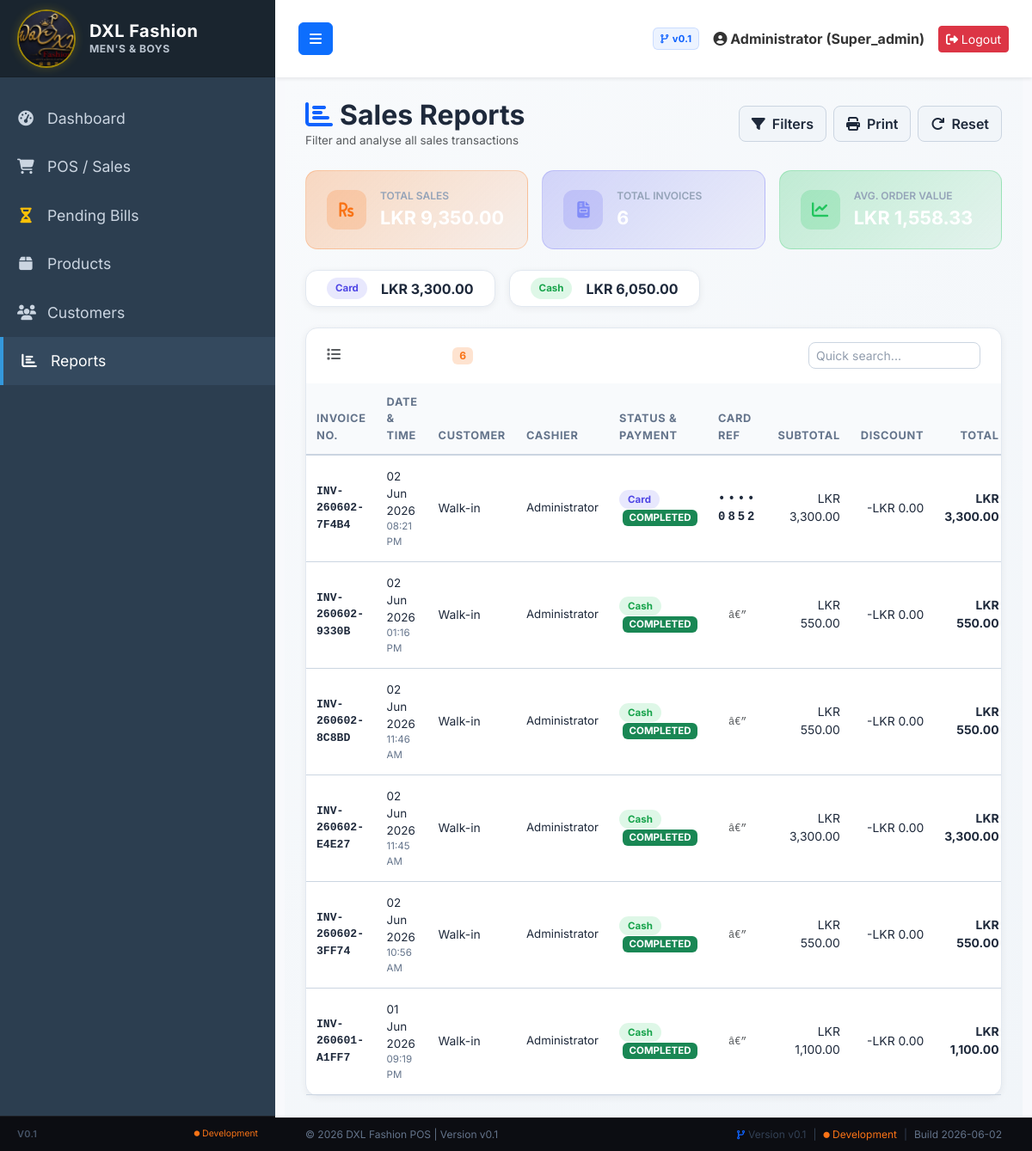
/reports.php (signed in), run on the app's committed database.
### tables this page shows
CREATE TABLE `sales` (
  `id` int(11) NOT NULL AUTO_INCREMENT,
  `invoice_no` varchar(50) NOT NULL,
  `customer_id` int(11) DEFAULT NULL,
  `total_amount` decimal(10,2) NOT NULL DEFAULT 0.00,
  `discount` decimal(10,2) DEFAULT 0.00,
  `tax` decimal(10,2) DEFAULT 0.00,
  `payment_method` varchar(50) DEFAULT 'Cash',
  `card_reference` varchar(4) DEFAULT NULL COMMENT 'Last 4 digits from card machine receipt',
  `paid_amount` decimal(10,2) NOT NULL DEFAULT 0.00,
  `balance` decimal(10,2) NOT NULL DEFAULT 0.00,
  `sale_date` datetime NOT NULL DEFAULT current_timestamp(),
  `created_by` int(11) DEFAULT NULL,
  `print_count` int(11) DEFAULT 1,
  `status` varchar(20) NOT NULL DEFAULT 'COMPLETED',
  `cancelled_at` datetime DEFAULT NULL,
  `cancelled_by` int(11) DEFAULT NULL,
  `cancellation_reason` text DEFAULT NULL,
  PRIMARY KEY (`id`),
  UNIQUE KEY `invoice_no` (`invoice_no`),
  KEY `customer_id` (`customer_id`),
  KEY `created_by` (`created_by`),
  CONSTRAINT `fk_sales_cust` FOREIGN KEY (`customer_id`) REFERENCES `customers` (`id`) ON DELETE SET NULL,
  CONSTRAINT `fk_sales_user` FOREIGN KEY (`created_by`) REFERENCES `users` (`id`) ON DELETE SET NULL
);

### reports.php (the view, shortened to what this page needs)
<?php
require_once 'config/database.php';
require_once 'includes/header.php';
$where  = ["1=1"];
$params = [];
$item_join = '';
$where_sql = implode(" AND ", $where);
$sql = "
    SELECT s.*,
           COALESCE(c.customer_name,'Walk-in') AS customer_name,
           COALESCE(u.full_name,'—') AS cashier_name
    FROM sales s
    LEFT JOIN customers c ON c.id = s.customer_id
    LEFT JOIN users     u ON u.id = s.created_by
    $item_join
    WHERE $where_sql
    GROUP BY s.id
    ORDER BY s.sale_date DESC
";
$stmt = $pdo->prepare($sql);
$stmt->execute($params);
$sales = $stmt->fetchAll();
$active_sales   = array_filter($sales, function($s) { return $s['status'] !== 'CANCELLED'; });
$total_amount   = array_sum(array_column($active_sales,'total_amount'));
$total_invoices = count($active_sales);
$avg_order      = $total_invoices > 0 ? $total_amount / $total_invoices : 0;
$pay_breakdown = [];
foreach ($sales as $s) {
    $pm = $s['payment_method'];
    $pay_breakdown[$pm] = ($pay_breakdown[$pm] ?? 0) + $s['total_amount'];
}
?>
<div class="premium-dark-page" style="margin:-24px;padding:24px;">
<div class="d-flex justify-content-between align-items-center mb-4 flex-wrap gap-2">
    <div>
        <h2 class="fw-bold text-white m-0"><i class="fas fa-chart-bar me-2" style="color:var(--primary-orange)"></i>Sales Reports</h2>
        <p class="text-muted mb-0" style="font-size:.84rem;">Filter and analyse all sales transactions</p>
    </div>
    <div class="d-flex gap-2 no-print-btn">
        <button class="btn btn-dark-premium" onclick="document.getElementById('filterPanel').classList.toggle('d-none')">
            <i class="fas fa-filter me-1"></i> Filters
        </button>
        <button class="btn btn-dark-premium" onclick="window.print()"><i class="fas fa-print me-1"></i> Print</button>
        <a href="reports.php" class="btn btn-dark-premium"><i class="fas fa-redo me-1"></i> Reset</a>
    </div>
</div>
<div class="row g-3 mb-4">
    <div class="col-md-4">
        <div class="rpt-summary-card" style="background:linear-gradient(135deg,rgba(249,115,22,.25),rgba(249,115,22,.08));border:1px solid rgba(249,115,22,.25);">
            <div class="d-flex align-items-center gap-3">
                <div style="width:46px;height:46px;border-radius:12px;background:rgba(249,115,22,.2);display:flex;align-items:center;justify-content:center;">
                    <i class="fas fa-rupee-sign" style="color:#f97316;font-size:1.2rem;"></i>
                </div>
                <div>
                    <div style="font-size:.75rem;color:#94a3b8;font-weight:600;text-transform:uppercase;">Total Sales</div>
                    <div class="fw-bold text-white" style="font-size:1.35rem;">LKR <?= number_format($total_amount,2) ?></div>
                </div>
            </div>
        </div>
    </div>
    <div class="col-md-4">
        <div class="rpt-summary-card" style="background:linear-gradient(135deg,rgba(99,102,241,.25),rgba(99,102,241,.08));border:1px solid rgba(99,102,241,.25);">
            <div class="d-flex align-items-center gap-3">
                <div style="width:46px;height:46px;border-radius:12px;background:rgba(99,102,241,.2);display:flex;align-items:center;justify-content:center;">
                    <i class="fas fa-file-invoice" style="color:#818cf8;font-size:1.2rem;"></i>
                </div>
                <div>
                    <div style="font-size:.75rem;color:#94a3b8;font-weight:600;text-transform:uppercase;">Total Invoices</div>
                    <div class="fw-bold text-white" style="font-size:1.35rem;"><?= number_format($total_invoices) ?></div>
                </div>
            </div>
        </div>
    </div>
    <div class="col-md-4">
        <div class="rpt-summary-card" style="background:linear-gradient(135deg,rgba(34,197,94,.25),rgba(34,197,94,.08));border:1px solid rgba(34,197,94,.25);">
            <div class="d-flex align-items-center gap-3">
                <div style="width:46px;height:46px;border-radius:12px;background:rgba(34,197,94,.2);display:flex;align-items:center;justify-content:center;">
                    <i class="fas fa-chart-line" style="color:#22c55e;font-size:1.2rem;"></i>
                </div>
                <div>
                    <div style="font-size:.75rem;color:#94a3b8;font-weight:600;text-transform:uppercase;">Avg. Order Value</div>
                    <div class="fw-bold text-white" style="font-size:1.35rem;">LKR <?= number_format($avg_order,2) ?></div>
                </div>
            </div>
        </div>
    </div>
</div>
<?php if (!empty($pay_breakdown)): ?>
<div class="row g-3 mb-4">
    <?php foreach($pay_breakdown as $method => $amount): ?>
    <div class="col-auto">
        <div class="rpt-card px-4 py-2 d-flex align-items-center gap-3">
            <span class="badge-payment badge-<?= strtolower($method) ?>"><?= $method ?></span>
            <span class="fw-bold" style="color:#1e293b;">LKR <?= number_format($amount,2) ?></span>
        </div>
    </div>
    <?php endforeach; ?>
</div>
<?php endif; ?>
<div class="rpt-card p-0">
    <div class="d-flex align-items-center justify-content-between px-4 py-3" style="border-bottom:1px solid rgba(255,255,255,.07);">
        <h6 class="text-white fw-bold m-0"><i class="fas fa-list me-2 text-muted"></i>Sales Records
            <span class="badge ms-2" style="background:rgba(249,115,22,.2);color:#f97316;font-size:.75rem;"><?= $total_invoices ?></span>
        </h6>
        <input type="text" class="form-control form-control-sm no-print-btn" id="tblSearch" placeholder="Quick search..." onkeyup="quickSearch(this.value)" style="width:200px;">
    </div>
    <div class="table-responsive">
        <table class="table rpt-table m-0" id="rptTable">
            <thead>
                <tr>
                    <th>Invoice No.</th>
                    <th>Date &amp; Time</th>
                    <th>Customer</th>
                    <th>Cashier</th>
                    <th>Status &amp; Payment</th>
                    <th>Card Ref</th>
                    <th class="text-end">Subtotal</th>
                    <th class="text-end">Discount</th>
                    <th class="text-end">Total</th>
                </tr>
            </thead>
            <tbody>
            <?php if (empty($sales)): ?>
                <tr><td colspan="9" class="text-center text-muted py-5">
                    <i class="fas fa-search d-block fs-2 mb-2 opacity-25"></i>
                    No sales records found for the selected filters.
                </td></tr>
            <?php else: ?>
            <?php foreach($sales as $s):
                $pm_badge = strtolower($s['payment_method']);
            ?>
            <tr>
                <td class="fw-bold font-monospace" style="color:#0f62fe;font-size:.82rem;"><?= htmlspecialchars($s['invoice_no']) ?></td>
                <td>
                    <div style="font-size:.84rem;"><?= date('d M Y', strtotime($s['sale_date'])) ?></div>
                    <div style="font-size:.72rem;color:#64748b;"><?= date('h:i A', strtotime($s['sale_date'])) ?></div>
                </td>
                <td><?= htmlspecialchars($s['customer_name']) ?></td>
                <td style="font-size:.83rem;"><?= htmlspecialchars($s['cashier_name']) ?></td>
                <td>
                    <span class="badge-payment badge-<?= $pm_badge ?>"><?= htmlspecialchars($s['payment_method']) ?></span>
                    <?php if ($s['status'] === 'CANCELLED'): ?>
                        <span class="badge bg-danger ms-1" style="font-size:.72rem; font-weight:700;">CANCELLED</span>
                    <?php else: ?>
                        <span class="badge bg-success ms-1" style="font-size:.72rem; font-weight:700;">COMPLETED</span>
                    <?php endif; ?>
                </td>
                <td class="text-center font-monospace fw-bold" style="color:#4f46e5;letter-spacing:3px;">
                    <?= !empty($s['card_reference']) ? '&bull;&bull;&bull;&bull; ' . htmlspecialchars($s['card_reference']) : '<span class="text-muted" style="letter-spacing:normal;font-weight:400;font-size:.75rem;">â€”</span>' ?>
                </td>
                <td class="text-end">LKR <?= number_format($s['total_amount'] + $s['discount'], 2) ?></td>
                <td class="text-end text-danger">-LKR <?= number_format($s['discount'],2) ?></td>
                <td class="text-end fw-bold" style="color:#1e293b; <?= $s['status'] === 'CANCELLED' ? 'text-decoration: line-through; opacity: 0.6;' : '' ?>">LKR <?= number_format($s['total_amount'],2) ?></td>
            </tr>
            <?php endforeach; ?>
            <?php endif; ?>
            </tbody>
        </table>
    </div>
</div>
</div>
<?php require_once 'includes/footer.php'; ?>

### assets/css/style.css (style rules this page uses)
body { font-family: 'Inter', sans-serif; background-color: #f8f9fc; color: #333; margin: 0; padding: 0; overflow: hidden; height: 100vh; }
:root { --bg-gradient: linear-gradient(135deg, #f8fafc, #f1f5f9); --card-dark: #ffffff; --text-white: #1e293b; --text-muted-dark: #64748b; --primary-blue: #0f62fe; --primary-blue-hover: #0043ce; --primary-orange: var(--primary-blue); --primary-orange-hover: var(--primary-blue-hover); --border-color-dark: #cbd5e1; --accent-blue: var(--primary-blue); --accent-pink: #db2777; --accent-green: #10b981; }
.premium-dark-page { background: var(--bg-gradient) !important; color: var(--text-white) !important; padding: 15px; }
.premium-dark-page h2, .premium-dark-page h3, .premium-dark-page h4, .premium-dark-page h5 { color: var(--text-white) !important; }
.premium-dark-page .table { --bs-table-bg: transparent !important; --bs-table-color: var(--text-white) !important; border-color: var(--border-color-dark) !important; vertical-align: middle !important; }
.premium-dark-page .table th { color: var(--text-muted-dark) !important; font-size: 0.8rem; font-weight: 700; text-transform: uppercase; letter-spacing: 0.05em; border-bottom: 2px solid var(--border-color-dark) !important; background: #f8fafc !important; padding: 12px; }
.premium-dark-page .table td { border-bottom: 1px solid var(--border-color-dark) !important; padding: 14px 12px !important; color: var(--text-white) !important; }
.btn-dark-premium { background-color: #f1f5f9 !important; border: 1px solid var(--border-color-dark) !important; color: #1e293b !important; transition: all 0.2s ease; padding: 8px 14px; border-radius: 8px; font-weight: 600; }
.premium-dark-page .form-control, .premium-dark-page .form-select { background-color: #ffffff !important; border: 1px solid var(--border-color-dark) !important; color: #1e293b !important; border-radius: 8px; }
.premium-dark-page .form-control::placeholder { color: var(--text-muted-dark) !important; opacity: 0.7; }

### reports.php (style rules this page uses)
.rpt-card { background:#ffffff; border:1px solid #e2e8f0; border-radius:14px; box-shadow:0 2px 8px rgba(15,23,42,.06); }
.rpt-summary-card { border-radius:14px; padding:20px 24px; }
.rpt-table thead th { background:#f8fafc; color:#64748b; font-size:.75rem; text-transform:uppercase; letter-spacing:.06em; border:none; border-bottom:2px solid #e2e8f0; padding:12px 14px; }
.rpt-table tbody tr { border-bottom:1px solid #f1f5f9; transition:background .15s; }
.rpt-table tbody td { color:#1e293b; vertical-align:middle; border:none; padding:11px 14px; font-size:.87rem; }
.badge-payment { padding:4px 10px; border-radius:20px; font-size:.72rem; font-weight:700; }
.badge-cash { background:rgba(34,197,94,.15); color:#16a34a; }
.badge-card { background:rgba(99,102,241,.15); color:#4f46e5; }

### data on the page
sales: invoice_no "INV-260602-7F4B4", sale_date "02 Jun 2026", sale_date "08:21 PM", customer_name "Walk-in", cashier_name "Administrator", payment_method "Card", status "COMPLETED", card_reference "0852", $s['total_amount'] + $s['discount'] "3,300.00", discount "0.00", total_amount "3,300.00"
sales: invoice_no "INV-260602-9330B", sale_date "02 Jun 2026", sale_date "01:16 PM", customer_name "Walk-in", cashier_name "Administrator", payment_method "Cash", status "COMPLETED", shows "â€”", $s['total_amount'] + $s['discount'] "550.00", discount "0.00", total_amount "550.00"
sales: invoice_no "INV-260602-8C8BD", sale_date "02 Jun 2026", sale_date "11:46 AM", customer_name "Walk-in", cashier_name "Administrator", payment_method "Cash", status "COMPLETED", shows "â€”", $s['total_amount'] + $s['discount'] "550.00", discount "0.00", total_amount "550.00"
sales: invoice_no "INV-260602-E4E27", sale_date "02 Jun 2026", sale_date "11:45 AM", customer_name "Walk-in", cashier_name "Administrator", payment_method "Cash", status "COMPLETED", shows "â€”", $s['total_amount'] + $s['discount'] "3,300.00", discount "0.00", total_amount "3,300.00"
sales: invoice_no "INV-260602-3FF74", sale_date "02 Jun 2026", sale_date "10:56 AM", customer_name "Walk-in", cashier_name "Administrator", payment_method "Cash", status "COMPLETED", shows "â€”", $s['total_amount'] + $s['discount'] "550.00", discount "0.00", total_amount "550.00"
sales: invoice_no "INV-260601-A1FF7", sale_date "01 Jun 2026", sale_date "09:19 PM", customer_name "Walk-in", cashier_name "Administrator", payment_method "Cash", status "COMPLETED", shows "â€”", $s['total_amount'] + $s['discount'] "1,100.00", discount "0.00", total_amount "1,100.00"

### other printed values
APP_VERSION "V0.1"
APP_ENVIRONMENT "Development"
APP_VERSION "v0.1"
$_SESSION['full_name'] "Administrator"
$_SESSION['role'] "Super_admin"
$total_amount "9,350.00"
$total_invoices "6"
$avg_order "1,558.33"
$method "Card"
$amount "3,300.00"
$method "Cash"
$amount "6,050.00"
APP_COPYRIGHT "© 2026 DXL Fashion POS | Version v0.1"
APP_SHORT_VERSION "Version v0.1"
APP_BUILD_DATE "2026-06-02"
